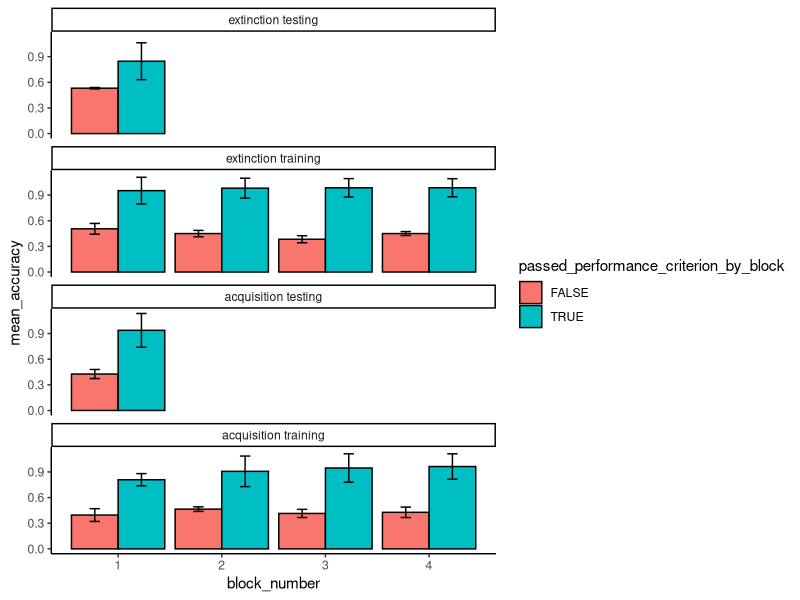

Generate this figure with R: (Note: this script raises an error after producing the figure.)
## ---- chunk 1
knitr::opts_chunk$set(message=FALSE,
                      warning=FALSE)
## ---- chunk 2
library(tidyverse)
library(readxl)
library(ggthemes)
library(knitr)
library(kableExtra)
## ---- chunk 3

data_input <- 
  
  left_join(
    
    # stimulus identity using acquisition training files
    bind_rows(
      read_xlsx("raw/intersecting_regularities_left_17_03_17.xlsx") %>%
        mutate(stimulus_identity_condition = "Outcome_1_Target_1_Good_Outcome_2_Target_2_Bad"),
      read_xlsx("raw/intersecting_regularities_right_17_03_17.xlsx") %>%
        mutate(stimulus_identity_condition = "Outcome_1_Target_1_Good_Outcome_2_Target_2_Bad"),
      read_xlsx("raw/intersecting_regularities_left_rev_17_03_17.xlsx") %>%
        mutate(stimulus_identity_condition = "Outcome_1_Target_1_Bad_Outcome_2_Target_2_Good"),
      read_xlsx("raw/intersecting_regularities_right_rev_17_03_17.xlsx") %>%
        mutate(stimulus_identity_condition = "Outcome_1_Target_1_Bad_Outcome_2_Target_2_Good")
    ) %>%
      select(subject, stimulus_identity_condition) %>%
      distinct(subject, .keep_all = TRUE),
    
    # join this to all the other data
    bind_rows(
      # acquisition training 
      bind_rows(
        read_xlsx("raw/intersecting_regularities_left_17_03_17.xlsx"),
        read_xlsx("raw/intersecting_regularities_right_17_03_17.xlsx"),
        read_xlsx("raw/intersecting_regularities_left_rev_17_03_17.xlsx"),
        read_xlsx("raw/intersecting_regularities_right_rev_17_03_17.xlsx")
      ) %>%
        mutate(phase = "acquisition training",
               blocknum = blocknum-1,
               response = as.character(response)),
      
      # acquisition test 
      bind_rows(
        read_xlsx("raw/testing_left_17_03_17.xlsx"),
        read_xlsx("raw/testing_left_rev_17_03_17.xlsx"),
        read_xlsx("raw/testing_right_17_03_17.xlsx"),
        read_xlsx("raw/testing_right_rev_17_03_17.xlsx")
      ) %>%
        mutate(phase = "acquisition testing",
               response = as.character(response)),
      
      # extinction training
      bind_rows(
        read_xlsx("raw/extinction1a_intersecting_regularities_left_17_03_17.xlsx"),
        read_xlsx("raw/extinction1a_intersecting_regularities_left_rev_17_03_17.xlsx"),
        read_xlsx("raw/extinction1a_intersecting_regularities_right_17_03_17.xlsx"),
        read_xlsx("raw/extinction1a_intersecting_regularities_right_rev_17_03_17.xlsx")
      ) %>%
        mutate(phase = "extinction training",
               response = as.character(response),
               extinction_condition = "extinction"),
      
      # extinction test 
      bind_rows(
        read_xlsx("raw/testing_left1a_17_03_17.xlsx"),
        read_xlsx("raw/testing_left1a_rev_17_03_17.xlsx"),
        read_xlsx("raw/testing_right1a_17_03_17.xlsx"),
        read_xlsx("raw/testing_right1a_rev_17_03_17.xlsx")
      ) %>%
        mutate(phase = "extinction testing",
               response = as.character(response),
               extinction_condition = "extinction")
    ) %>%
      mutate(experiment = 1,
             extinction_condition = ifelse(is.na(extinction_condition), "acquisition only", extinction_condition)) %>%
      filter(blockcode != "Begin") %>% 
      # select and rename vars
      select(experiment, subject, extinction_condition, phase, block_number = blocknum, trial_number = trialnum, correct) %>%
      arrange(subject, phase),
    
    by = "subject"
  )

## ---- chunk 4

# Check to see if everyone has complete data for the four training blocks

data_completeness <- data_input %>%
  group_by(subject, phase) %>%
  mutate(complete_training_testing_data = case_when((phase == "acquisition training" & n() == 80) |
                                     (phase == "acquisition testing" & n() == 8) |
                                     (phase == "extinction training" & n() == 80) |
                                     (phase == "extinction testing" & n() == 8) ~ "complete", 
                                   (phase == "acquisition training" & n() > 80) |
                                     (phase == "acquisition testing" & n() > 8) |
                                     (phase == "extinction training" & n() > 80) |
                                     (phase == "extinction testing" & n() > 8) ~ "excess", 
                                   
                                   (phase == "acquisition training" & n() < 80) |
                                     (phase == "acquisition testing" & n() < 8) |
                                     (phase == "extinction training" & n() < 80) |
                                     (phase == "extinction testing" & n() < 8) ~ "partial")) %>%
  ungroup()

data_completeness %>%
  distinct(subject, phase, .keep_all = TRUE) %>%
  count(phase, complete_training_testing_data) %>%
  kable() %>%
  kable_styling(bootstrap_options = c("striped", "hover", "condensed"), full_width = FALSE)

data_completeness_by_participant <- data_completeness %>%
  distinct(experiment, subject, extinction_condition, phase, stimulus_identity_condition, complete_training_testing_data) %>%
  drop_na()

## ---- chunk 5

# Calculate mean and SD for accuracy (i.e., the correct row) 

data_performance <- data_completeness %>%
  # summarize performance by block
  group_by(subject, phase, block_number) %>% 
  summarise(mean_correct = mean(correct), 
            sd_correct = sd(correct)) %>%
  mutate(passed_performance_criterion_by_block = ifelse(mean_correct < .75, FALSE, TRUE)) %>%
  ungroup() %>% 
  # summarize performance by participant (final block only)
  group_by(subject, phase) %>% 
  mutate(passed_performance_criterion = ifelse(block_number == max(block_number) & passed_performance_criterion_by_block == TRUE, TRUE, FALSE)) %>%
  ungroup() %>%
  mutate(phase = fct_relevel(phase,
                             "extinction testing",
                             "extinction training",
                             "acqusitiion testing",
                             "acqusitiion training")) %>%
  drop_na()

# plot
data_performance %>% 
  group_by(phase, block_number, passed_performance_criterion_by_block) %>% 
  summarise(mean_accuracy = mean(mean_correct), sd_accuracy = sd(sd_correct)) %>%
  ggplot(aes(x=block_number, y=mean_accuracy, fill = passed_performance_criterion_by_block)) +
  geom_bar(colour="black", stat="identity", position = position_dodge()) + 
  geom_errorbar(aes(ymin=mean_accuracy-sd_accuracy, ymax=mean_accuracy+sd_accuracy), width=.2,
                position=position_dodge(.9)) + theme_classic() +
  facet_wrap(~phase, ncol = 1)


data_performance_by_participant <- data_performance %>%
  group_by(subject, phase) %>% 
  filter(block_number == max(block_number)) %>%
  ungroup() %>%
  select(-block_number, -passed_performance_criterion_by_block)

## ---- chunk 6

data_training_and_testing <- 
  full_join(data_completeness_by_participant, 
            data_performance_by_participant, 
            by = c("subject", "phase")) %>%
  select(experiment, subject, extinction_condition, stimulus_identity_condition, 
         phase, complete_training_testing_data, 
         mean_correct, passed_performance_criterion) %>%
  pivot_wider(names_from = phase,
              values_from = c(mean_correct, passed_performance_criterion))

write_csv2(data_training_and_testing, "processed/data_training_and_testing.csv")
